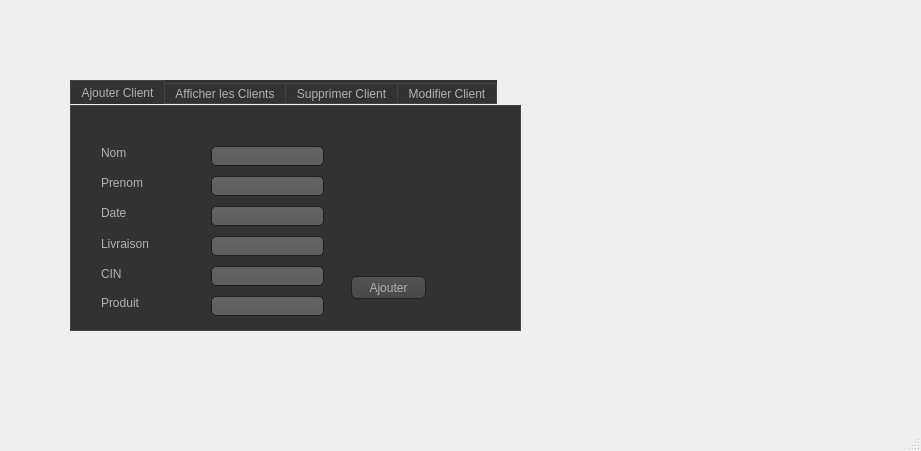
<?xml version="1.0" encoding="UTF-8"?>
<ui version="4.0">
 <class>MainWindow</class>
 <widget class="QMainWindow" name="MainWindow">
  <property name="geometry">
   <rect>
    <x>0</x>
    <y>0</y>
    <width>921</width>
    <height>451</height>
   </rect>
  </property>
  <property name="windowTitle">
   <string>MainWindow</string>
  </property>
  <widget class="QWidget" name="centralwidget">
   <widget class="QTabWidget" name="tabWidget">
    <property name="geometry">
     <rect>
      <x>70</x>
      <y>80</y>
      <width>451</width>
      <height>251</height>
     </rect>
    </property>
    <property name="styleSheet">
     <string notr="true">QToolTip
{
     border: 1px solid black;
     background-color: #ffa02f;
     padding: 1px;
     border-radius: 3px;
     opacity: 100;
}

QWidget
{
    color: #b1b1b1;
    background-color: #323232;
}

QWidget:item:hover
{
    background-color: QLinearGradient( x1: 0, y1: 0, x2: 0, y2: 1, stop: 0 #ffa02f, stop: 1 #ca0619);
    color: #000000;
}

QWidget:item:selected
{
    background-color: QLinearGradient( x1: 0, y1: 0, x2: 0, y2: 1, stop: 0 #ffa02f, stop: 1 #d7801a);
}

QMenuBar::item
{
    background: transparent;
}

QMenuBar::item:selected
{
    background: transparent;
    border: 1px solid #ffaa00;
}

QMenuBar::item:pressed
{
    background: #444;
    border: 1px solid #000;
    background-color: QLinearGradient(
        x1:0, y1:0,
        x2:0, y2:1,
        stop:1 #212121,
        stop:0.4 #343434/*,
        stop:0.2 #343434,
        stop:0.1 #ffaa00*/
    );
    margin-bottom:-1px;
    padding-bottom:1px;
}

QMenu
{
    border: 1px solid #000;
}

QMenu::item
{
    padding: 2px 20px 2px 20px;
}

QMenu::item:selected
{
    color: #000000;
}

QWidget:disabled
{
    color: #404040;
    background-color: #323232;
}

QAbstractItemView
{
    background-color: QLinearGradient( x1: 0, y1: 0, x2: 0, y2: 1, stop: 0 #4d4d4d, stop: 0.1 #646464, stop: 1 #5d5d5d);
}

QWidget:focus
{
    /*border: 2px solid QLinearGradient( x1: 0, y1: 0, x2: 0, y2: 1, stop: 0 #ffa02f, stop: 1 #d7801a);*/
}

QLineEdit
{
    background-color: QLinearGradient( x1: 0, y1: 0, x2: 0, y2: 1, stop: 0 #4d4d4d, stop: 0 #646464, stop: 1 #5d5d5d);
    padding: 1px;
    border-style: solid;
    border: 1px solid #1e1e1e;
    border-radius: 5;
}

QPushButton
{
    color: #b1b1b1;
    background-color: QLinearGradient( x1: 0, y1: 0, x2: 0, y2: 1, stop: 0 #565656, stop: 0.1 #525252, stop: 0.5 #4e4e4e, stop: 0.9 #4a4a4a, stop: 1 #464646);
    border-width: 1px;
    border-color: #1e1e1e;
    border-style: solid;
    border-radius: 6;
    padding: 3px;
    font-size: 12px;
    padding-left: 5px;
    padding-right: 5px;
}

QPushButton:pressed
{
    background-color: QLinearGradient( x1: 0, y1: 0, x2: 0, y2: 1, stop: 0 #2d2d2d, stop: 0.1 #2b2b2b, stop: 0.5 #292929, stop: 0.9 #282828, stop: 1 #252525);
}

QComboBox
{
    selection-background-color: #ffaa00;
    background-color: QLinearGradient( x1: 0, y1: 0, x2: 0, y2: 1, stop: 0 #565656, stop: 0.1 #525252, stop: 0.5 #4e4e4e, stop: 0.9 #4a4a4a, stop: 1 #464646);
    border-style: solid;
    border: 1px solid #1e1e1e;
    border-radius: 5;
}

QComboBox:hover,QPushButton:hover
{
    border: 2px solid QLinearGradient( x1: 0, y1: 0, x2: 0, y2: 1, stop: 0 #ffa02f, stop: 1 #d7801a);
}


QComboBox:on
{
    padding-top: 3px;
    padding-left: 4px;
    background-color: QLinearGradient( x1: 0, y1: 0, x2: 0, y2: 1, stop: 0 #2d2d2d, stop: 0.1 #2b2b2b, stop: 0.5 #292929, stop: 0.9 #282828, stop: 1 #252525);
    selection-background-color: #ffaa00;
}

QComboBox QAbstractItemView
{
    border: 2px solid darkgray;
    selection-background-color: QLinearGradient( x1: 0, y1: 0, x2: 0, y2: 1, stop: 0 #ffa02f, stop: 1 #d7801a);
}

QComboBox::drop-down
{
     subcontrol-origin: padding;
     subcontrol-position: top right;
     width: 15px;

     border-left-width: 0px;
     border-left-color: darkgray;
     border-left-style: solid; /* just a single line */
     border-top-right-radius: 3px; /* same radius as the QComboBox */
     border-bottom-right-radius: 3px;
 }

QComboBox::down-arrow
{
     image: url(:/down_arrow.png);
}

QGroupBox:focus
{
border: 2px solid QLinearGradient( x1: 0, y1: 0, x2: 0, y2: 1, stop: 0 #ffa02f, stop: 1 #d7801a);
}

QTextEdit:focus
{
    border: 2px solid QLinearGradient( x1: 0, y1: 0, x2: 0, y2: 1, stop: 0 #ffa02f, stop: 1 #d7801a);
}

QScrollBar:horizontal {
     border: 1px solid #222222;
     background: QLinearGradient( x1: 0, y1: 0, x2: 0, y2: 1, stop: 0.0 #121212, stop: 0.2 #282828, stop: 1 #484848);
     height: 7px;
     margin: 0px 16px 0 16px;
}

QScrollBar::handle:horizontal
{
      background: QLinearGradient( x1: 0, y1: 0, x2: 1, y2: 0, stop: 0 #ffa02f, stop: 0.5 #d7801a, stop: 1 #ffa02f);
      min-height: 20px;
      border-radius: 2px;
}

QScrollBar::add-line:horizontal {
      border: 1px solid #1b1b19;
      border-radius: 2px;
      background: QLinearGradient( x1: 0, y1: 0, x2: 1, y2: 0, stop: 0 #ffa02f, stop: 1 #d7801a);
      width: 14px;
      subcontrol-position: right;
      subcontrol-origin: margin;
}

QScrollBar::sub-line:horizontal {
      border: 1px solid #1b1b19;
      border-radius: 2px;
      background: QLinearGradient( x1: 0, y1: 0, x2: 1, y2: 0, stop: 0 #ffa02f, stop: 1 #d7801a);
      width: 14px;
     subcontrol-position: left;
     subcontrol-origin: margin;
}

QScrollBar::right-arrow:horizontal, QScrollBar::left-arrow:horizontal
{
      border: 1px solid black;
      width: 1px;
      height: 1px;
      background: white;
}

QScrollBar::add-page:horizontal, QScrollBar::sub-page:horizontal
{
      background: none;
}

QScrollBar:vertical
{
      background: QLinearGradient( x1: 0, y1: 0, x2: 1, y2: 0, stop: 0.0 #121212, stop: 0.2 #282828, stop: 1 #484848);
      width: 7px;
      margin: 16px 0 16px 0;
      border: 1px solid #222222;
}

QScrollBar::handle:vertical
{
      background: QLinearGradient( x1: 0, y1: 0, x2: 0, y2: 1, stop: 0 #ffa02f, stop: 0.5 #d7801a, stop: 1 #ffa02f);
      min-height: 20px;
      border-radius: 2px;
}

QScrollBar::add-line:vertical
{
      border: 1px solid #1b1b19;
      border-radius: 2px;
      background: QLinearGradient( x1: 0, y1: 0, x2: 0, y2: 1, stop: 0 #ffa02f, stop: 1 #d7801a);
      height: 14px;
      subcontrol-position: bottom;
      subcontrol-origin: margin;
}

QScrollBar::sub-line:vertical
{
      border: 1px solid #1b1b19;
      border-radius: 2px;
      background: QLinearGradient( x1: 0, y1: 0, x2: 0, y2: 1, stop: 0 #d7801a, stop: 1 #ffa02f);
      height: 14px;
      subcontrol-position: top;
      subcontrol-origin: margin;
}

QScrollBar::up-arrow:vertical, QScrollBar::down-arrow:vertical
{
      border: 1px solid black;
      width: 1px;
      height: 1px;
      background: white;
}


QScrollBar::add-page:vertical, QScrollBar::sub-page:vertical
{
      background: none;
}

QTextEdit
{
    background-color: #242424;
}

QPlainTextEdit
{
    background-color: #242424;
}

QHeaderView::section
{
    background-color: QLinearGradient(x1:0, y1:0, x2:0, y2:1, stop:0 #616161, stop: 0.5 #505050, stop: 0.6 #434343, stop:1 #656565);
    color: white;
    padding-left: 4px;
    border: 1px solid #6c6c6c;
}

QCheckBox:disabled
{
color: #414141;
}

QDockWidget::title
{
    text-align: center;
    spacing: 3px; /* spacing between items in the tool bar */
    background-color: QLinearGradient(x1:0, y1:0, x2:0, y2:1, stop:0 #323232, stop: 0.5 #242424, stop:1 #323232);
}

QDockWidget::close-button, QDockWidget::float-button
{
    text-align: center;
    spacing: 1px; /* spacing between items in the tool bar */
    background-color: QLinearGradient(x1:0, y1:0, x2:0, y2:1, stop:0 #323232, stop: 0.5 #242424, stop:1 #323232);
}

QDockWidget::close-button:hover, QDockWidget::float-button:hover
{
    background: #242424;
}

QDockWidget::close-button:pressed, QDockWidget::float-button:pressed
{
    padding: 1px -1px -1px 1px;
}

QMainWindow::separator
{
    background-color: QLinearGradient(x1:0, y1:0, x2:0, y2:1, stop:0 #161616, stop: 0.5 #151515, stop: 0.6 #212121, stop:1 #343434);
    color: white;
    padding-left: 4px;
    border: 1px solid #4c4c4c;
    spacing: 3px; /* spacing between items in the tool bar */
}

QMainWindow::separator:hover
{

    background-color: QLinearGradient(x1:0, y1:0, x2:0, y2:1, stop:0 #d7801a, stop:0.5 #b56c17 stop:1 #ffa02f);
    color: white;
    padding-left: 4px;
    border: 1px solid #6c6c6c;
    spacing: 3px; /* spacing between items in the tool bar */
}

QToolBar::handle
{
     spacing: 3px; /* spacing between items in the tool bar */
     background: url(:/images/handle.png);
}

QMenu::separator
{
    height: 2px;
    background-color: QLinearGradient(x1:0, y1:0, x2:0, y2:1, stop:0 #161616, stop: 0.5 #151515, stop: 0.6 #212121, stop:1 #343434);
    color: white;
    padding-left: 4px;
    margin-left: 10px;
    margin-right: 5px;
}

QProgressBar
{
    border: 2px solid grey;
    border-radius: 5px;
    text-align: center;
}

QProgressBar::chunk
{
    background-color: #d7801a;
    width: 2.15px;
    margin: 0.5px;
}

QTabBar::tab {
    color: #b1b1b1;
    border: 1px solid #444;
    border-bottom-style: none;
    background-color: #323232;
    padding-left: 10px;
    padding-right: 10px;
    padding-top: 3px;
    padding-bottom: 2px;
    margin-right: -1px;
}

QTabWidget::pane {
    border: 1px solid #444;
    top: 1px;
}

QTabBar::tab:last
{
    margin-right: 0; /* the last selected tab has nothing to overlap with on the right */
    border-top-right-radius: 3px;
}

QTabBar::tab:first:!selected
{
 margin-left: 0px; /* the last selected tab has nothing to overlap with on the right */


    border-top-left-radius: 3px;
}

QTabBar::tab:!selected
{
    color: #b1b1b1;
    border-bottom-style: solid;
    margin-top: 3px;
    background-color: QLinearGradient(x1:0, y1:0, x2:0, y2:1, stop:1 #212121, stop:.4 #343434);
}

QTabBar::tab:selected
{
    border-top-left-radius: 3px;
    border-top-right-radius: 3px;
    margin-bottom: 0px;
}

QTabBar::tab:!selected:hover
{
    /*border-top: 2px solid #ffaa00;
    padding-bottom: 3px;*/
    border-top-left-radius: 3px;
    border-top-right-radius: 3px;
    background-color: QLinearGradient(x1:0, y1:0, x2:0, y2:1, stop:1 #212121, stop:0.4 #343434, stop:0.2 #343434, stop:0.1 #ffaa00);
}

QRadioButton::indicator:checked, QRadioButton::indicator:unchecked{
    color: #b1b1b1;
    background-color: #323232;
    border: 1px solid #b1b1b1;
    border-radius: 6px;
}

QRadioButton::indicator:checked
{
    background-color: qradialgradient(
        cx: 0.5, cy: 0.5,
        fx: 0.5, fy: 0.5,
        radius: 1.0,
        stop: 0.25 #ffaa00,
        stop: 0.3 #323232
    );
}

QCheckBox::indicator{
    color: #b1b1b1;
    background-color: #323232;
    border: 1px solid #b1b1b1;
    width: 9px;
    height: 9px;
}

QRadioButton::indicator
{
    border-radius: 6px;
}

QRadioButton::indicator:hover, QCheckBox::indicator:hover
{
    border: 1px solid #ffaa00;
}

QCheckBox::indicator:checked
{
    image:url(:/images/checkbox.png);
}

QCheckBox::indicator:disabled, QRadioButton::indicator:disabled
{
    border: 1px solid #444;
}</string>
    </property>
    <property name="currentIndex">
     <number>0</number>
    </property>
    <widget class="QWidget" name="tab">
     <attribute name="title">
      <string>Ajouter Client</string>
     </attribute>
     <widget class="QLabel" name="label">
      <property name="geometry">
       <rect>
        <x>30</x>
        <y>160</y>
        <width>61</width>
        <height>16</height>
       </rect>
      </property>
      <property name="text">
       <string>CIN</string>
      </property>
     </widget>
     <widget class="QLabel" name="label_2">
      <property name="geometry">
       <rect>
        <x>30</x>
        <y>100</y>
        <width>47</width>
        <height>13</height>
       </rect>
      </property>
      <property name="text">
       <string>Date</string>
      </property>
     </widget>
     <widget class="QLabel" name="label_3">
      <property name="geometry">
       <rect>
        <x>30</x>
        <y>130</y>
        <width>51</width>
        <height>16</height>
       </rect>
      </property>
      <property name="text">
       <string>Livraison</string>
      </property>
     </widget>
     <widget class="QLineEdit" name="lineEdit_CIN">
      <property name="geometry">
       <rect>
        <x>140</x>
        <y>160</y>
        <width>113</width>
        <height>20</height>
       </rect>
      </property>
     </widget>
     <widget class="QLineEdit" name="lineEdit_Date">
      <property name="geometry">
       <rect>
        <x>140</x>
        <y>100</y>
        <width>113</width>
        <height>20</height>
       </rect>
      </property>
     </widget>
     <widget class="QLineEdit" name="lineEdit_Livraison">
      <property name="geometry">
       <rect>
        <x>140</x>
        <y>130</y>
        <width>113</width>
        <height>20</height>
       </rect>
      </property>
     </widget>
     <widget class="QPushButton" name="pb_ajouter">
      <property name="geometry">
       <rect>
        <x>280</x>
        <y>170</y>
        <width>75</width>
        <height>23</height>
       </rect>
      </property>
      <property name="text">
       <string>Ajouter</string>
      </property>
     </widget>
     <widget class="QLineEdit" name="lineEdit_Produit">
      <property name="geometry">
       <rect>
        <x>140</x>
        <y>190</y>
        <width>113</width>
        <height>20</height>
       </rect>
      </property>
     </widget>
     <widget class="QLabel" name="label_5">
      <property name="geometry">
       <rect>
        <x>30</x>
        <y>190</y>
        <width>47</width>
        <height>13</height>
       </rect>
      </property>
      <property name="text">
       <string>Produit</string>
      </property>
     </widget>
     <widget class="QLineEdit" name="lineEdit_Prenom">
      <property name="geometry">
       <rect>
        <x>140</x>
        <y>70</y>
        <width>113</width>
        <height>20</height>
       </rect>
      </property>
     </widget>
     <widget class="QLineEdit" name="lineEdit_Nom">
      <property name="geometry">
       <rect>
        <x>140</x>
        <y>40</y>
        <width>113</width>
        <height>20</height>
       </rect>
      </property>
     </widget>
     <widget class="QLabel" name="label_6">
      <property name="geometry">
       <rect>
        <x>30</x>
        <y>70</y>
        <width>47</width>
        <height>13</height>
       </rect>
      </property>
      <property name="text">
       <string>Prenom</string>
      </property>
     </widget>
     <widget class="QLabel" name="label_7">
      <property name="geometry">
       <rect>
        <x>30</x>
        <y>40</y>
        <width>47</width>
        <height>13</height>
       </rect>
      </property>
      <property name="text">
       <string>Nom</string>
      </property>
     </widget>
    </widget>
    <widget class="QWidget" name="tab_2">
     <attribute name="title">
      <string>Afficher les Clients</string>
     </attribute>
     <widget class="QTableView" name="tabclient">
      <property name="geometry">
       <rect>
        <x>10</x>
        <y>10</y>
        <width>341</width>
        <height>171</height>
       </rect>
      </property>
     </widget>
    </widget>
    <widget class="QWidget" name="tab_3">
     <attribute name="title">
      <string>Supprimer Client</string>
     </attribute>
     <widget class="QLineEdit" name="lineEdit_id_2">
      <property name="geometry">
       <rect>
        <x>140</x>
        <y>30</y>
        <width>113</width>
        <height>20</height>
       </rect>
      </property>
     </widget>
     <widget class="QLabel" name="label_4">
      <property name="geometry">
       <rect>
        <x>20</x>
        <y>30</y>
        <width>61</width>
        <height>16</height>
       </rect>
      </property>
      <property name="text">
       <string>prenom</string>
      </property>
     </widget>
     <widget class="QPushButton" name="pb_supprimer">
      <property name="geometry">
       <rect>
        <x>240</x>
        <y>140</y>
        <width>75</width>
        <height>23</height>
       </rect>
      </property>
      <property name="text">
       <string>Supprimer</string>
      </property>
     </widget>
    </widget>
    <widget class="QWidget" name="tab_4">
     <attribute name="title">
      <string>Modifier Client</string>
     </attribute>
     <widget class="QLineEdit" name="lineEdit_nomrech">
      <property name="geometry">
       <rect>
        <x>130</x>
        <y>20</y>
        <width>113</width>
        <height>20</height>
       </rect>
      </property>
     </widget>
     <widget class="QLabel" name="label_8">
      <property name="geometry">
       <rect>
        <x>20</x>
        <y>20</y>
        <width>91</width>
        <height>20</height>
       </rect>
      </property>
      <property name="text">
       <string>nom a modifier</string>
      </property>
     </widget>
     <widget class="QPushButton" name="pb_Modifier">
      <property name="geometry">
       <rect>
        <x>260</x>
        <y>170</y>
        <width>75</width>
        <height>23</height>
       </rect>
      </property>
      <property name="text">
       <string>Modifier</string>
      </property>
     </widget>
     <widget class="QLabel" name="label_9">
      <property name="geometry">
       <rect>
        <x>30</x>
        <y>40</y>
        <width>81</width>
        <height>30</height>
       </rect>
      </property>
      <property name="text">
       <string>prenom a mod</string>
      </property>
     </widget>
     <widget class="QLineEdit" name="lineEdit_dateLN">
      <property name="geometry">
       <rect>
        <x>130</x>
        <y>80</y>
        <width>113</width>
        <height>20</height>
       </rect>
      </property>
     </widget>
     <widget class="QLabel" name="label_11">
      <property name="geometry">
       <rect>
        <x>20</x>
        <y>110</y>
        <width>91</width>
        <height>20</height>
       </rect>
      </property>
      <property name="text">
       <string>livraison</string>
      </property>
     </widget>
     <widget class="QLineEdit" name="lineEdit_LivraisonCN">
      <property name="geometry">
       <rect>
        <x>130</x>
        <y>110</y>
        <width>113</width>
        <height>20</height>
       </rect>
      </property>
     </widget>
     <widget class="QLabel" name="label_12">
      <property name="geometry">
       <rect>
        <x>20</x>
        <y>140</y>
        <width>91</width>
        <height>20</height>
       </rect>
      </property>
      <property name="text">
       <string>CIN</string>
      </property>
     </widget>
     <widget class="QLineEdit" name="lineEdit_prenomN">
      <property name="geometry">
       <rect>
        <x>130</x>
        <y>50</y>
        <width>113</width>
        <height>20</height>
       </rect>
      </property>
     </widget>
     <widget class="QLabel" name="label_10">
      <property name="geometry">
       <rect>
        <x>20</x>
        <y>80</y>
        <width>91</width>
        <height>20</height>
       </rect>
      </property>
      <property name="text">
       <string>date</string>
      </property>
     </widget>
     <widget class="QLineEdit" name="lineEdit_CINN">
      <property name="geometry">
       <rect>
        <x>130</x>
        <y>140</y>
        <width>113</width>
        <height>20</height>
       </rect>
      </property>
     </widget>
     <widget class="QLineEdit" name="lineEdit_ProduitN">
      <property name="geometry">
       <rect>
        <x>130</x>
        <y>170</y>
        <width>113</width>
        <height>20</height>
       </rect>
      </property>
     </widget>
     <widget class="QLabel" name="label_13">
      <property name="geometry">
       <rect>
        <x>30</x>
        <y>170</y>
        <width>71</width>
        <height>20</height>
       </rect>
      </property>
      <property name="text">
       <string>produit</string>
      </property>
     </widget>
     <widget class="QPushButton" name="pushButton">
      <property name="geometry">
       <rect>
        <x>320</x>
        <y>50</y>
        <width>93</width>
        <height>28</height>
       </rect>
      </property>
      <property name="text">
       <string>EXCEL</string>
      </property>
     </widget>
     <widget class="QPushButton" name="pushButton_2">
      <property name="geometry">
       <rect>
        <x>320</x>
        <y>90</y>
        <width>93</width>
        <height>28</height>
       </rect>
      </property>
      <property name="text">
       <string>Recherche </string>
      </property>
     </widget>
    </widget>
   </widget>
  </widget>
  <widget class="QMenuBar" name="menubar">
   <property name="geometry">
    <rect>
     <x>0</x>
     <y>0</y>
     <width>921</width>
     <height>26</height>
    </rect>
   </property>
  </widget>
  <widget class="QStatusBar" name="statusbar"/>
 </widget>
 <layoutdefault spacing="6" margin="11"/>
 <resources/>
 <connections/>
</ui>
